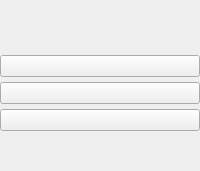
       <widget class="QWidget" name="widget_AIn2_Channel" native="true">
        <layout class="QVBoxLayout" name="verticalLayout_13">
         <property name="spacing">
          <number>5</number>
         </property>
         <property name="leftMargin">
          <number>0</number>
         </property>
         <property name="topMargin">
          <number>0</number>
         </property>
         <property name="rightMargin">
          <number>0</number>
         </property>
         <property name="bottomMargin">
          <number>0</number>
         </property>
         <item>
          <widget class="ConfigGainWidget" name="AIn2_Channel_Gain" native="true">
           <property name="minimumSize">
            <size>
             <width>50</width>
             <height>50</height>
            </size>
           </property>
           <property name="baseSize">
            <size>
             <width>0</width>
             <height>0</height>
            </size>
           </property>
           <property name="MinValue" stdset="0">
            <double>-60.000000000000000</double>
           </property>
           <property name="MaxValue" stdset="0">
            <double>12.000000000000000</double>
           </property>
          </widget>
         </item>
         <item>
          <widget class="QPushButton" name="AIn2_Channel_Mute">
           <property name="minimumSize">
            <size>
             <width>50</width>
             <height>0</height>
            </size>
           </property>
           <property name="focusPolicy">
            <enum>Qt::NoFocus</enum>
           </property>
           <property name="text">
            <string/>
           </property>
           <property name="checkable">
            <bool>true</bool>
           </property>
           <property name="form" stdset="0">
            <cstring>Mute</cstring>
           </property>
          </widget>
         </item>
         <item>
          <widget class="QPushButton" name="NOut_xover_1">
           <property name="minimumSize">
            <size>
             <width>50</width>
             <height>0</height>
            </size>
           </property>
           <property name="focusPolicy">
            <enum>Qt::NoFocus</enum>
           </property>
           <property name="text">
            <string/>
           </property>
          </widget>
         </item>
         <item>
          <widget class="QPushButton" name="AIn2_Channel_Eq">
           <property name="minimumSize">
            <size>
             <width>50</width>
             <height>0</height>
            </size>
           </property>
           <property name="focusPolicy">
            <enum>Qt::NoFocus</enum>
           </property>
           <property name="text">
            <string/>
           </property>
          </widget>
         </item>
         <item>
          <spacer name="verticalSpacer_4">
           <property name="orientation">
            <enum>Qt::Vertical</enum>
           </property>
           <property name="sizeHint" stdset="0">
            <size>
             <width>20</width>
             <height>40</height>
            </size>
           </property>
          </spacer>
         </item>
        </layout>
       </widget>
